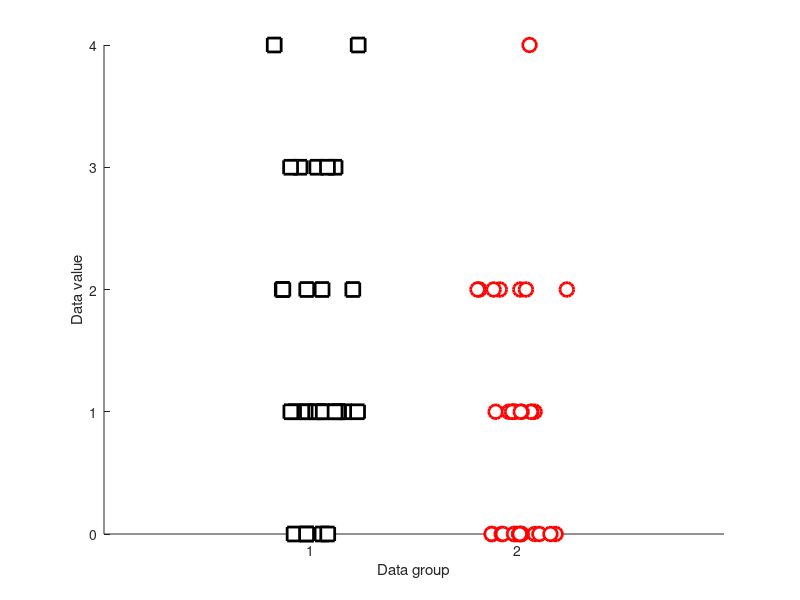

Write MATLAB code to recreate this figure. (Note: this script raises an error after producing the figure.)
%%
%   COURSE: Master statistics and machine learning: intuition, math, code										
%      URL: udemy.com/course/statsml_x/?couponCode=202112 
% 
%  SECTION: The t-test family
%    VIDEO: Mann-Whitney U test
% 
%  TEACHER: Mike X Cohen, sincxpress.com
%

%%

% a clear MATLAB workspace is a clear mental workspace
close all; clear

%% generate the data

% the data (note the different sample sizes)
N1 = 30;
N2 = 35;

data1 = poissrnd(2,N1,1);
data2 = poissrnd(1,N2,1);

figure(1), clf, hold on
plot(1+randn(N1,1)/10,data1,'ks','markerfacecolor','w','markersize',10,'linew',2)
plot(2+randn(N2,1)/10,data2,'ro','markerfacecolor','w','markersize',10,'linew',2)

set(gca,'xlim',[0 3],'xtick',1:2)
xlabel('Data group'), ylabel('Data value')

%% now for the test

% ooops!
[p,h,stats] = signrank(data1,data2)

% the right one...
[p,h,stats] = ranksum(data1,data2)
title([ 'Wilcoxon z=' num2str(stats.zval) ', p=' num2str(p) ])


%%%%%%%%%%%%%%%%%%%%%%% IMPORTANT WARNING! %%%%%%%%%%%%%%%%%%%%%%%
% Do not confuse signrank() and ranksum().
% They seem like similar functions, but they're different:
%   signrank() -> one-sample or paired-samples (Wilcoxon signed-rank)
%   ranksum()  -> two independent samples (Mann-Whitney U)
%%%%%%%%%%%%%%%%%%%%%%% IMPORTANT WARNING! %%%%%%%%%%%%%%%%%%%%%%%


%% done.
